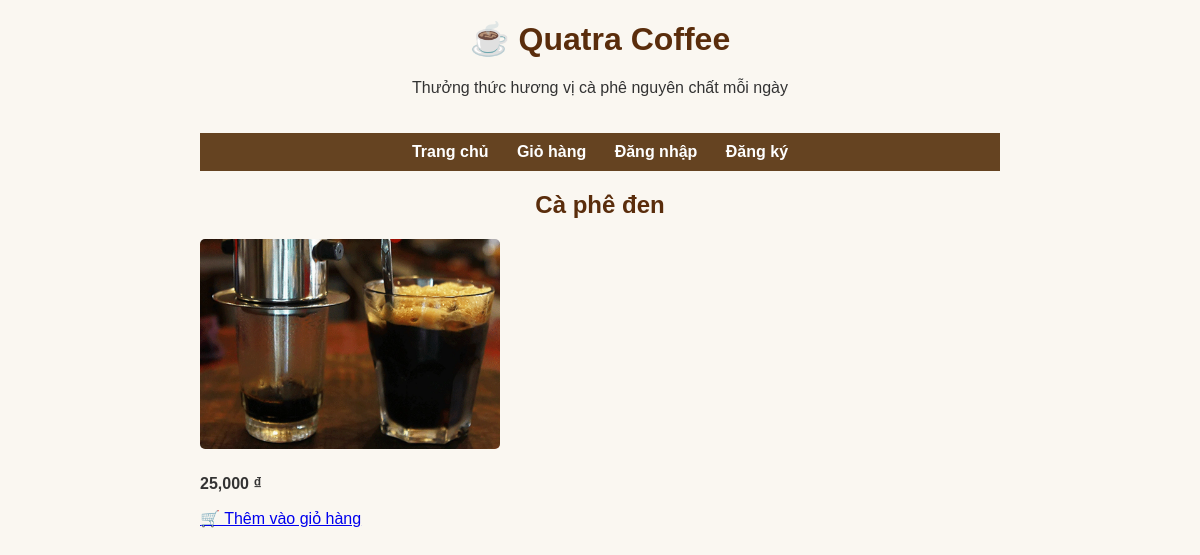
Page /product/3/ on the committed database.
### store/models.py (models this page shows, shortened)
class Product(models.Model):
    name = models.CharField(max_length=100)
    description = models.TextField(blank=True, null= True)
    price = models.DecimalField(max_digits=8, decimal_places=2)
    image = models.ImageField(upload_to='products/', blank=True)

### store/views.py (the view)
# urls.py: path('product/<int:product_id>/', views.product_detail, name='product_detail'),
def product_detail(request, product_id):
    product = get_object_or_404(Product, id=product_id)
    return render(request, 'store/product_detail.html', {'product': product})

### store/templates/store/product_detail.html (shortened to what this page needs)
{% extends 'store/base.html' %}
{% load cart_filters %}
{% load humanize %}
{% block content %}
  <h2>{{ product.name }}</h2>
  <img src="{{ product.image.url }}" alt="{{ product.name }}" style="max-width: 300px;">
  <p><strong>{{ product.price|floatformat:0|intcomma }} ₫</strong></p>
  <a href="{% url 'add_to_cart' product.id %}">🛒 Thêm vào giỏ hàng</a>
{% endblock %}

### static/css/style.css (style rules this page uses)
body { font-family: Arial, sans-serif; background-color: #fdf6ee; color: #3e2c23; margin: 0; padding: 0; }
h2 { text-align: center; color: #6b3e26; }

### store/templates/store/base.html (style rules this page uses)
body { font-family: Arial, sans-serif; max-width: 800px; margin: 0 auto; padding: 20px; background-color: #faf7f1; color: #333; }
h1, h2 { color: #5a2d0c; }
img { max-width: 100%; border-radius: 5px; }
img { max-width: 100%; height: auto; border-radius: 5px; margin-bottom: 10px; }

### rows in the picture
Product: name "Cà phê đen", image (picture), price "25,000"
